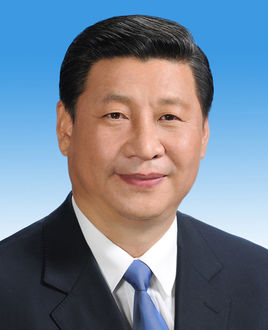
#> input picture Theano/NeuralNetwork/boss.jpg, 268 x 330 px
$ python grap.py   (Python 2 division)   (older library calls are emulated)
#> lines starting #> are read from the running program, lines starting #| are printed output that depends on the picture
#-*- coding: utf-8 -*-
from PIL import Image
from pylab import *
#读取图片,灰度化，并转为数组
im = array(Image.open("./boss.jpg").convert('L'))
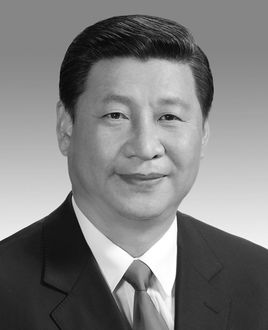
#> im: shape (330, 268); min 2, max 255, mean 126.2
im2 = 255 - im # 对图像进行反相处理
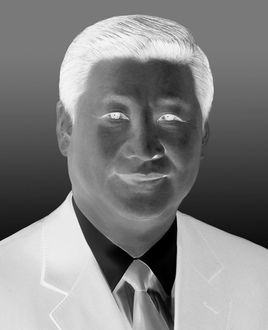
#> im2: shape (330, 268); min 0, max 253, mean 128.8
im3 = (100.0/255) * im + 100 # 将图像像素值变换到 100...200 区间
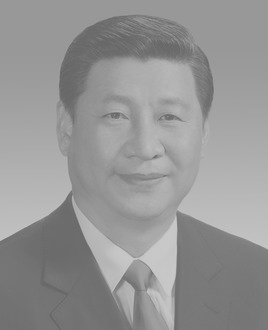
#> im3: shape (330, 268) float64; min 100.8, max 200, mean 149.5
im4 = 255.0 * (im/255.0)**2 # 对图像像素值求平方后得到的图像(二次函数变换，使较暗的像素值变得更小)
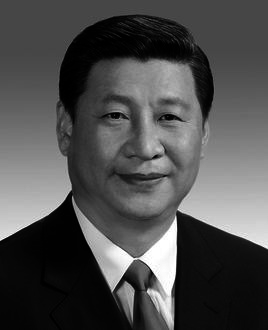
#> im4: shape (330, 268) float64; min 0.0157, max 255, mean 78.8
#2x2显示结果 使用第一个显示原灰度图
subplot(221)
title('f(x) = x')
gray()
imshow(im)
#2x2显示结果 使用第二个显示反相图
subplot(222)
title('f(x) = 255 - x')
gray()
imshow(im2)
#2x2显示结果 使用第三个显示100-200图
subplot(223)
title('f(x) = (100/255)*x + 100')
gray()
imshow(im3)
#2x2显示结果 使用第四个显示二次函数变换图
subplot(224)
title('f(x) =255 *(x/255)^2')
gray()
imshow(im4)
#输出图中的最大和最小像素值
print int(im.min()),int(im.max())
#| 2 255
print int(im2.min()),int(im2.max())
#| 0 253
print int(im3.min()),int(im3.max())
#| 100 200
print int(im4.min()),int(im4.max())
#| 0 255
show()

##############################################################
'''
====================
3D plots as subplots
====================
import matplotlib.pyplot as plt
from mpl_toolkits.mplot3d.axes3d import Axes3D, get_test_data
from matplotlib import cm
import numpy as np


# set up a figure twice as wide as it is tall
fig = plt.figure(figsize=plt.figaspect(0.5))

#===============
#  First subplot
#===============
# set up the axes for the first plot
ax = fig.add_subplot(1, 2, 1, projection='3d')

# plot a 3D surface like in the example mplot3d/surface3d_demo
X = np.arange(-5, 5, 0.25)
Y = np.arange(-5, 5, 0.25)
X, Y = np.meshgrid(X, Y)
R = np.sqrt(X**2 + Y**2)
Z = np.sin(R)
surf = ax.plot_surface(X, Y, Z, rstride=1, cstride=1, cmap=cm.coolwarm,
                       linewidth=0, antialiased=False)
ax.set_zlim(-1.01, 1.01)
fig.colorbar(surf, shrink=0.5, aspect=10)

#===============
# Second subplot
#===============
# set up the axes for the second plot
ax = fig.add_subplot(1, 2, 2, projection='3d')

# plot a 3D wireframe like in the example mplot3d/wire3d_demo
X, Y, Z = get_test_data(0.05)
ax.plot_wireframe(X, Y, Z, rstride=10, cstride=10)

plt.show()

Demonstrate including 3D plots as subplots.
'''


# [36 lines of commented-out code are left out]


"""
import numpy as np
import matplotlib.pyplot as plt

def f(t):
    return np.exp(-t) * np.cos(2*np.pi*t)

t1 = np.arange(0.0, 5.0, 0.1)
t2 = np.arange(0.0, 5.0, 0.02)

plt.figure(1)
plt.subplot(211)
plt.plot(t1, f(t1), 'bo', t2, f(t2), 'k')

plt.subplot(212)
plt.plot(t2, np.cos(2*np.pi*t2), 'r--')
plt.show()
"""
